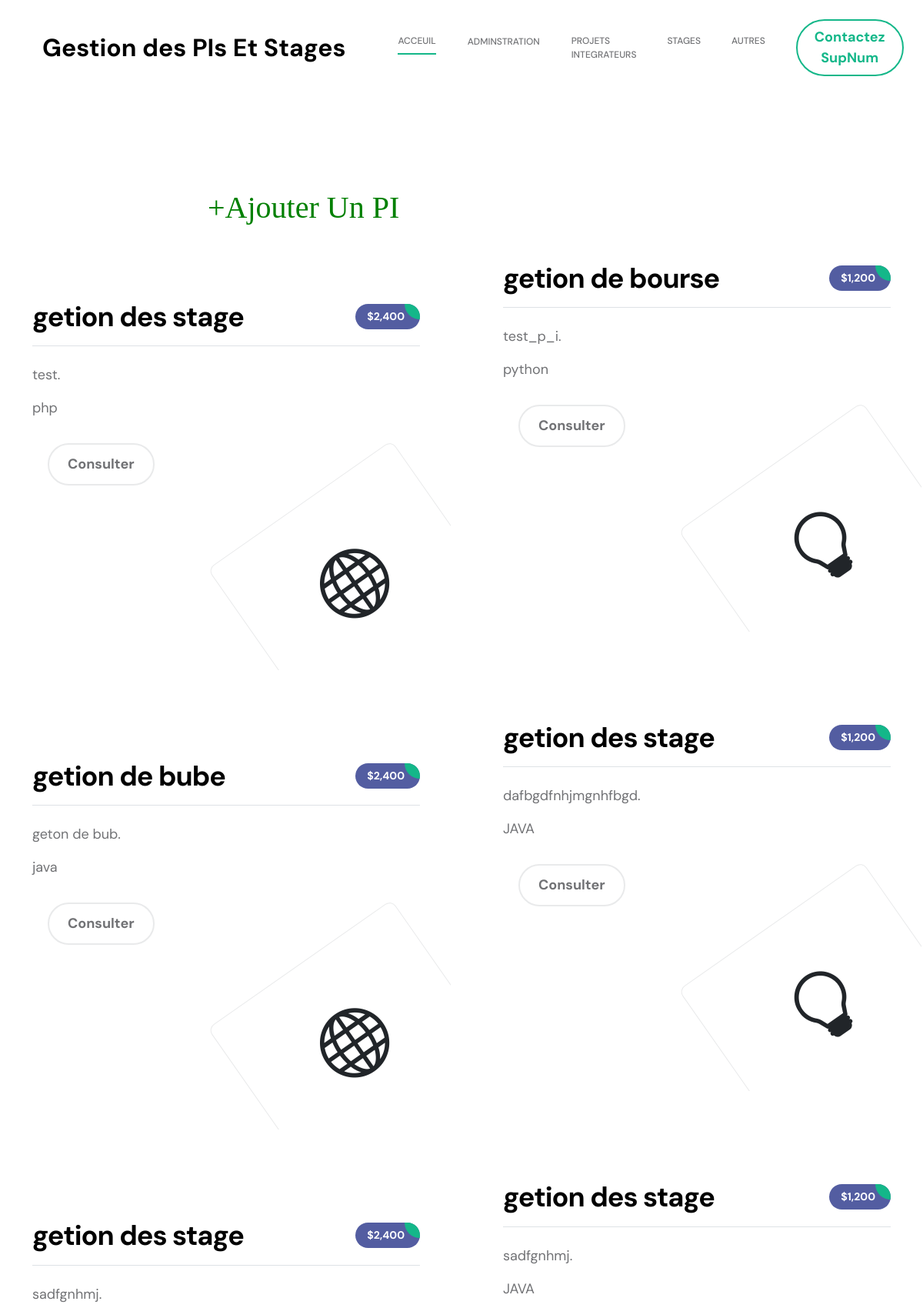
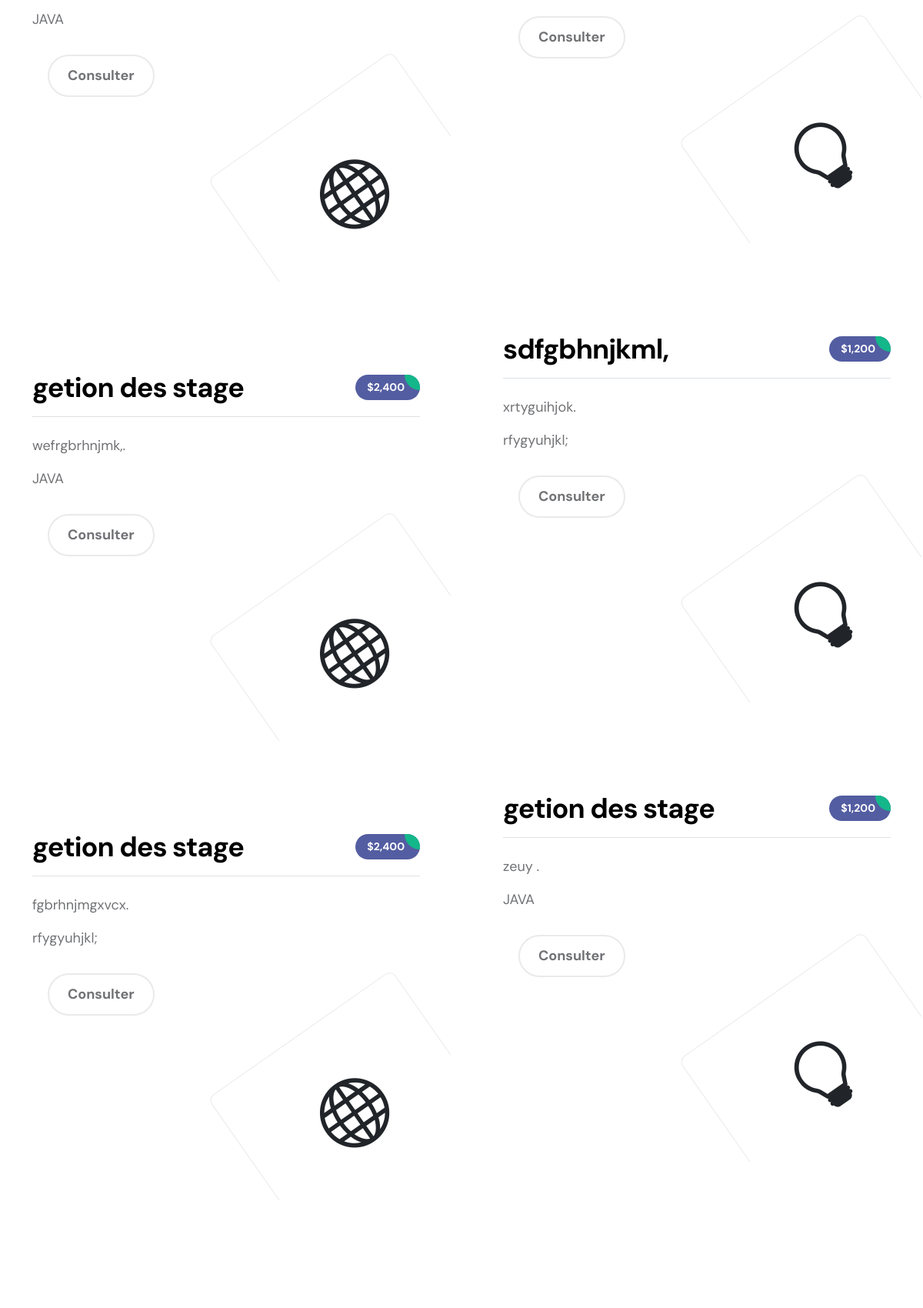
Screenshot of /admin/indexGET.php (upper part) with the database file from the repository (2 pictures, top to bottom).
### tables this page shows
CREATE TABLE `p_i` (
  `id` int(11) NOT NULL,
  `titre` varchar(255) DEFAULT NULL,
  `description` text DEFAULT NULL,
  `technologie` varchar(255) DEFAULT NULL,
  `semester` enum('S2','S3','S4','S5') DEFAULT NULL,
  `annee` int(4) DEFAULT NULL
);

### admin/indexGET.php (the view, shortened to what this page needs)
<!doctype html>
<html lang="en">
<head>
    <link href="css/bootstrap.min.css" rel="stylesheet">
    <link href="css/bootstrap-icons.css" rel="stylesheet">
    <link href="css/magnific-popup.css" rel="stylesheet">
    <link href="css/templatemo-first-portfolio-style.css" rel="stylesheet">
</head>
<body>
   <?php
include "gestion des entreprises/nav.php";
   ?>
        <section class="about section-padding" id="section_2">
                    <section class="about section-padding" id="section_2">
            <a class="btn-a" href="add.php" >+Ajouter Un PI</a>
<?php
  	$conn = new mysqli("localhost","root","","p_i");
$sql_1 = "SELECT * FROM `p_i`";
$result = mysqli_query($conn, $sql_1);
while ($row = mysqli_fetch_assoc($result)) {
    $id = $row['id'];
    if ($id % 2 != 0) {
?>
<div class="row pt-lg-5">
                            <div class="col-lg-6 col-12">
                                <div class="services-thumb">
                                    <div class="d-flex flex-wrap align-items-center border-bottom mb-4 pb-3">
                                        <h3 class="mb-0"><?php echo $row["titre"]; ?></h3>
                                        <div class="services-price-wrap ms-auto">
                                            <p class="services-price-text mb-0">$2,400</p>
                                            <div class="services-price-overlay"></div>
                                        </div>
                                    </div>
                                    <p><?php echo $row["description"]; ?>.</p>
                                    <p><?php echo $row["technologie"]; ?></p>
                                    <a href="#" class="custom-btn custom-border-btn btn mt-3">Consulter</a>
                                    <div class="services-icon-wrap d-flex justify-content-center align-items-center">
                                        <i class="services-icon bi-globe"></i>
                                    </div>
                                </div>
                            </div>
<?php
    } else {
?>
<div class="col-lg-6 col-12">
                                <div class="services-thumb services-thumb-up">
                                    <div class="d-flex flex-wrap align-items-center border-bottom mb-4 pb-3">
                                        <h3 class="mb-0"><?php echo $row["titre"]; ?></h3>
                                        <div class="services-price-wrap ms-auto">
                                            <p class="services-price-text mb-0">$1,200</p>
                                            <div class="services-price-overlay"></div>
                                        </div>
                                    </div>
                                    <p><?php echo $row["description"]; ?>.</p>
                                    <p><?php echo $row["technologie"]; ?></p>
                                    <a href="#" class="custom-btn custom-border-btn btn mt-3">Consulter</a>
                                    <div class="services-icon-wrap d-flex justify-content-center align-items-center">
                                        <i class="services-icon bi-lightbulb"></i>
                                    </div>
                                </div>
                            </div>
</div>
<?php
    }
}
?>
        </section>
        </section>
</body>
</html>

### css/templatemo-first-portfolio-style.css (style rules this page uses)
:root { --white-color: #ffffff; --primary-color: #535da1; --secondary-color: #14B789; --section-bg-color: #f9f9f9; --dark-color: #000000; --p-color: #717275; --border-color: #e9eaeb; --featured-border-color: #727aab; --body-font-family: 'DM Sans', sans-serif; --h1-font-size: 62px; --h2-font-size: 48px; --h3-font-size: 36px; --h4-font-size: 32px; --h5-font-size: 24px; --h6-font-size: 22px; --p-font-size: 18px; --menu-font-size: 12px; --copyright-font-size: 14px; --border-radius-large: 100px; --border-radius-medium: 20px; --border-radius-small: 10px; --font-weight-normal: 400; --font-weight-medium: 500; --font-weight-bold: 700; }
body { background: var(--white-color); font-family: var(--body-font-family); }
h2, h3, h4, h5, h6 { color: var(--dark-color); }
h1, h2, h3, h4, h5, h6 { font-weight: var(--font-weight-bold); letter-spacing: -1px; }
h3 { font-size: var(--h3-font-size); }
p { color: var(--p-color); font-size: var(--p-font-size); font-weight: var(--font-weight-normal); }
a, button { touch-action: manipulation; transition: all 0.3s; }
a { color: var(--p-color); text-decoration: none; }
.section-padding { padding-top: 120px; padding-bottom: 120px; }
.custom-btn, .navbar .custom-btn { font-size: var(--p-font-size); font-weight: var(--font-weight-bold); }
.custom-btn { background: var(--secondary-color); border-radius: var(--border-radius-large); color: var(--white-color); font-weight: var(--font-weight-bold); padding: 12px 24px; }
.custom-border-btn { background: transparent; border: 2px solid var(--border-color); color: var(--p-color); }
.services-thumb { background: var(--white-color); border: 2px solid transparent; border-radius: var(--border-radius-medium); position: relative; overflow: hidden; margin-bottom: 24px; padding: 40px 40px 240px 40px; transition: all 0.5s; }
.services-thumb-up { position: relative; bottom: 50px; margin-bottom: -50px; }
.services-icon-wrap { border: 1px solid var(--border-color); border-radius: var(--border-radius-small); position: absolute; bottom: 0; right: 0; width: 50%; height: 55%; transform: rotate(-35deg) translateY(55px); transition: all ease 0.5s; }
.services-icon { font-size: 90px; position: relative; bottom: 15px; }
.services-price-wrap { background: var(--primary-color); border-radius: var(--border-radius-medium); position: relative; overflow: hidden; padding: 6px 20px 6px 15px; transition: all ease 0.5s; }
.services-price-text { color: var(--white-color); font-size: var(--copyright-font-size); font-weight: var(--font-weight-bold); }
.services-price-overlay { background: var(--secondary-color); border-bottom-left-radius: 100%; position: absolute; top: 0; right: 0; width: 20px; height: 20px; pointer-events: none; }

### admin/indexGET.php (style rules this page uses)
.btn { font-size: 16px; border: none; outline: none; color: white; padding: 8px 8px; background-color: inherit; font-family: inherit; margin-left: 20px; position: relative; }
.btn-a { font-size: 40px; border: none; color: green; padding-left:20px; font-family: initial; margin-left: 250px; position: relative; }
.btn { transition: transform 0.3s ease-in-out; }
.btn { cursor: pointer; }

### rows the page displays
p_i: titre "getion des stage", description "test", technologie "php"
p_i: titre "getion de bourse", description "test_p_i", technologie "python"
p_i: titre "getion de bube", description "geton de bub", technologie "java"
p_i: titre "getion des stage", description "dafbgdfnhjmgnhfbgd", technologie "JAVA"
p_i: titre "getion des stage", description "sadfgnhmj", technologie "JAVA"
p_i: titre "getion des stage", description "sadfgnhmj", technologie "JAVA"
p_i: titre "getion des stage", description "wefrgbrhnjmk,", technologie "JAVA"
p_i: titre "sdfgbhnjkml,", description "xrtyguihjok", technologie "rfygyuhjkl;"
p_i: titre "getion des stage", description "fgbrhnjmgxvcx", technologie "rfygyuhjkl;"
p_i: titre "getion des stage", description "zeuy", technologie "JAVA"
